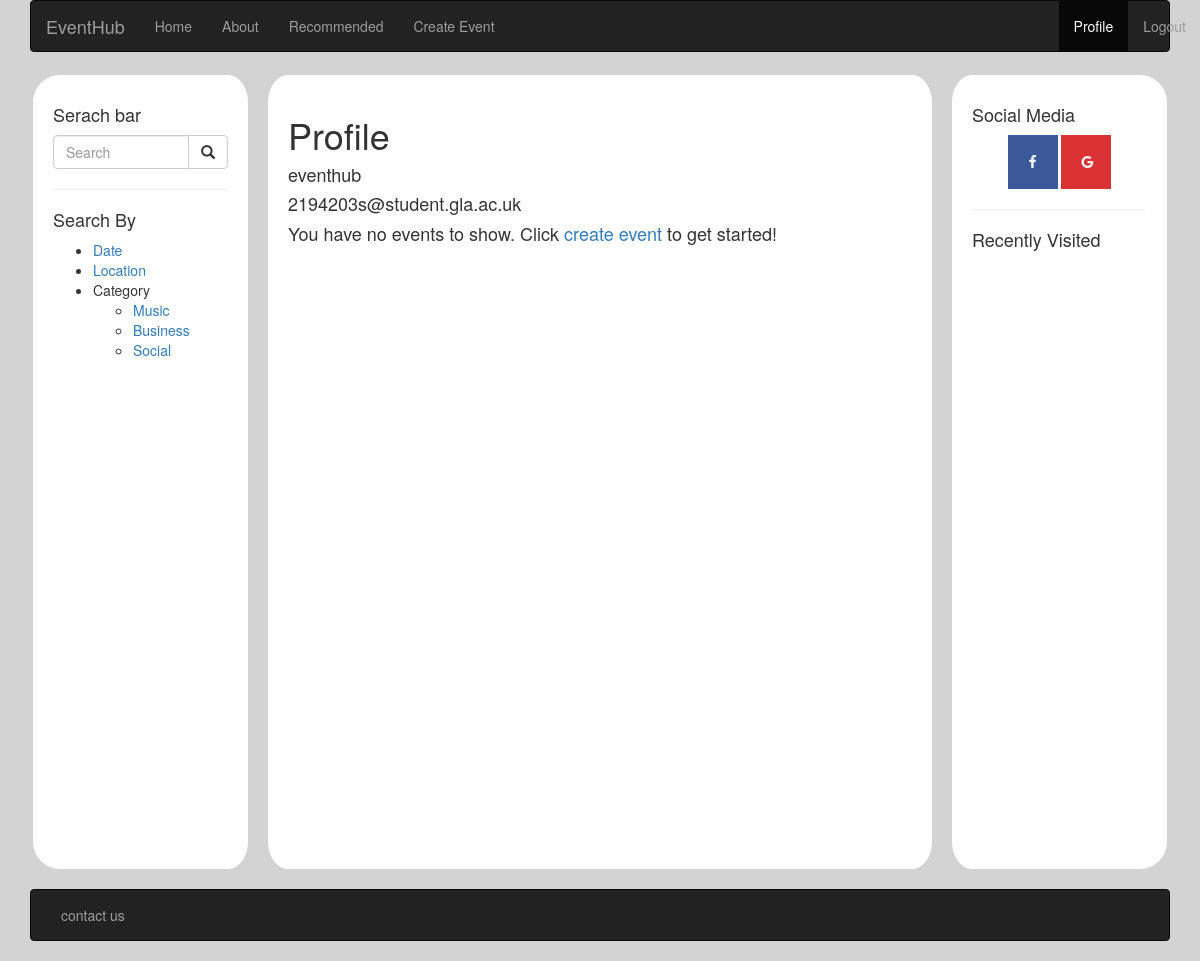
Page /eventhub/profile/ (signed in) on the earlier database version.
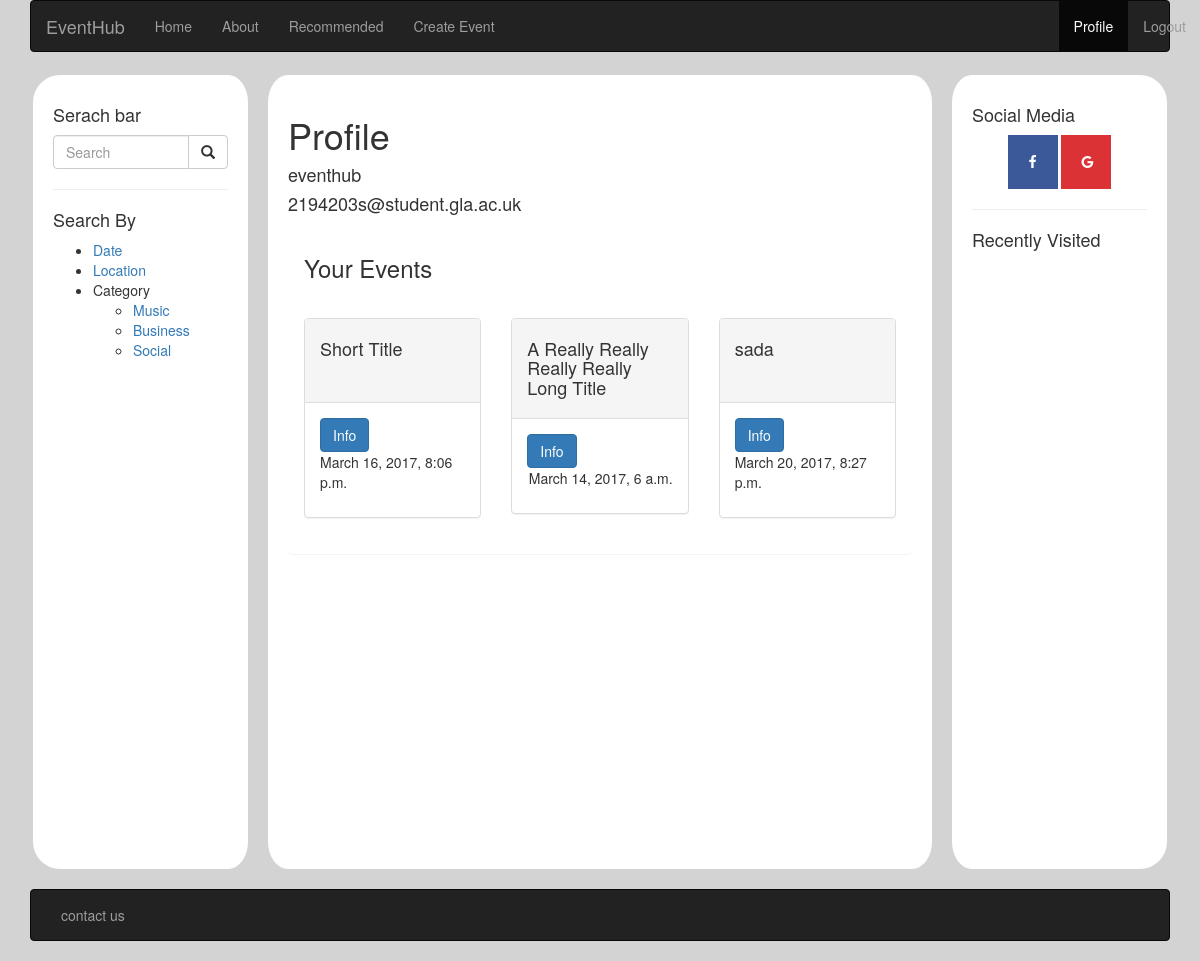
Same page on the later database version.
### eventhub/models.py (models this page shows, shortened)
class Event(models.Model):
    category = models.CharField(max_length = 32)
    title = models.CharField(max_length = 256)
    loc = models.CharField(max_length = 128)
    pos = models.CharField(max_length = 128)
    creator = models.ForeignKey(User)
    datetime = models.DateTimeField()
    desc = models.CharField(max_length = 1024, null = True)

### eventhub/views.py (the view)
# urls.py: url(r'profile/', views.profile, name='profile'),
def profile(request):
    active = ["","","","","active","",""]
    currentUser = request.user
    events = Event.objects.filter(creator=currentUser)[:3]
    return render(request, 'eventhub/profile.html', context={'active': active, 'user':currentUser, 'events':events})

### templates/eventhub/profile.html (shortened to what this page needs)
{% extends 'eventhub/base.html' %}
{% load staticfiles %}
{% block body_block %}
<div>
  <h1>Profile</h1>
  <h4>{{user}}</h4>
  <h4>{{user.email}}</h4>
{% if events %}
  <div class="panel panel default">
    <div class="panel-heading"><h3>Your Events</h3></div>
    <div class="panel-body">
      <div class="row">
        {% for e in events %}
        <div class="col-sm-6 col-md-4">
          <div class="panel panel-default">
            <div class="panel-heading" style="min-height: 6em;">
              <h4>{{e.title}}</h4>
            </div>
            <div class="panel-body">
              <a href="eventhub/event/{{e.id}}" class="btn btn-primary">Info</a>
              <p style="float: right;">{{e.datetime}}</p>
            </div>
          </div>
        </div>
        {% endfor %}
      </div>
    </div>
  </div>
{% else %}
  <h4>You have no events to show. Click <a href="/eventhub/create_event">create event</a> to get started!</h4>
{% endif %}
</div>
{% endblock %}

Differences in the rows shown:
added Event: title "Short Title", datetime "March 16, 2017, 8:06 p.m."
added Event: title "A Really Really Really Really Long Title", datetime "March 14, 2017, 6 a.m."
added Event: title "sada", datetime "March 20, 2017, 8:27 p.m."
Other differences:
text no longer shown: "You have no events to show. Click create event to get started!"
text now shown: "Your Events"
